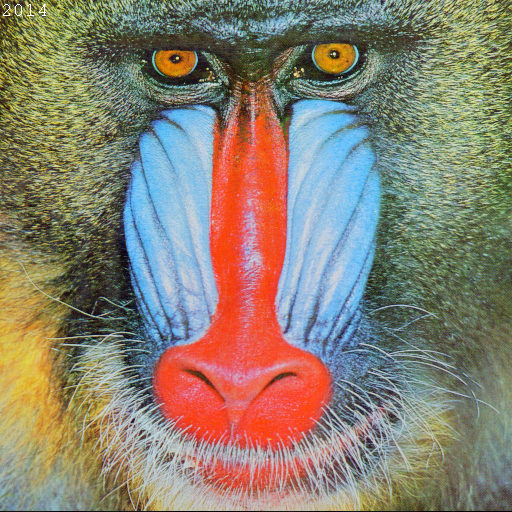
%> input picture test_images/Baboon512C_ASCII2014.ppm, 512 x 512 px
$ octave --eval "result = Exercise1c('test_images/Baboon512C_ASCII2014.ppm');"   (GNU Octave 9; MATLAB toolbox functions it lacks are replaced by stand-ins)
%> lines starting %> are read from the running program, lines starting %| are printed output that depends on the picture
function sub1=Exercise1c(path)
%> called with path = 'test_images/Baboon512C_ASCII2014.ppm'
im=imread(path);
%> im is the input picture: size 512x512x3 uint8; mean R, G, B 137.4, 128.9, 113.2
im=im2gray(im);
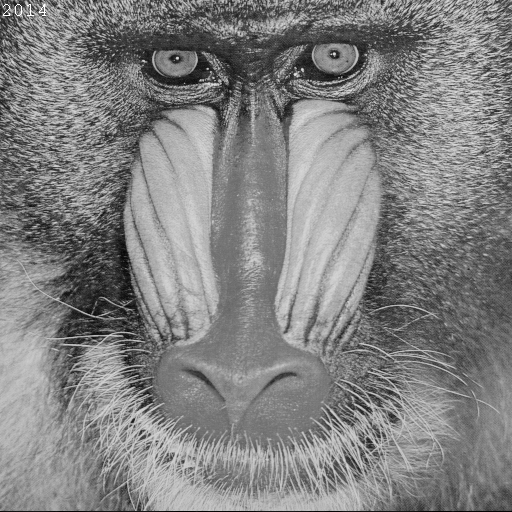
%> im: size 512x512 uint8; min 0, max 255, mean 129.7
%% subsample
sub1=im(1:1:end,1:2:end);
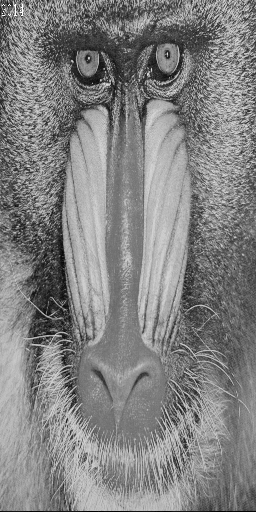
%> sub1: size 512x256 uint8; min 0, max 255, mean 129.7
sub2=im(1:2:end,1:1:end);
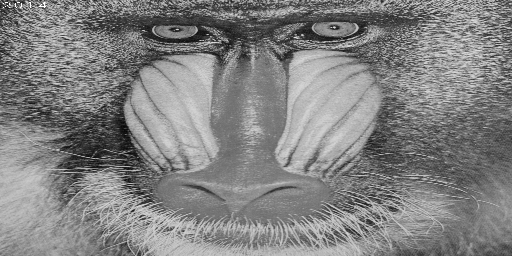
%> sub2: size 256x512 uint8; min 6, max 255, mean 129.9
sub3=im(1:2:end,1:8:end);
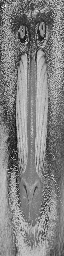
%> sub3: size 256x64 uint8; min 10, max 255, mean 130.1
sub4=im(1:4:end,1:4:end);
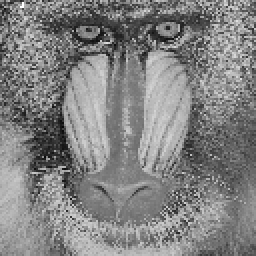
%> sub4: size 128x128 uint8 (shown 2 times larger); min 8, max 255, mean 130

subplot(2,2,1)
imshow(sub1)
title('2 horizontal')

subplot(2,2,2)
imshow(sub2)
title('2 vertical')

subplot(2,2,3)
imshow(sub3)
title('2 vertical and 8 horizontal')

subplot(2,2,4)
imshow(sub4)
title('4 vertical and 4 horizontal')
%% artifact
im2 = imread("./output/exercise1c/No_aliasing.jpg");
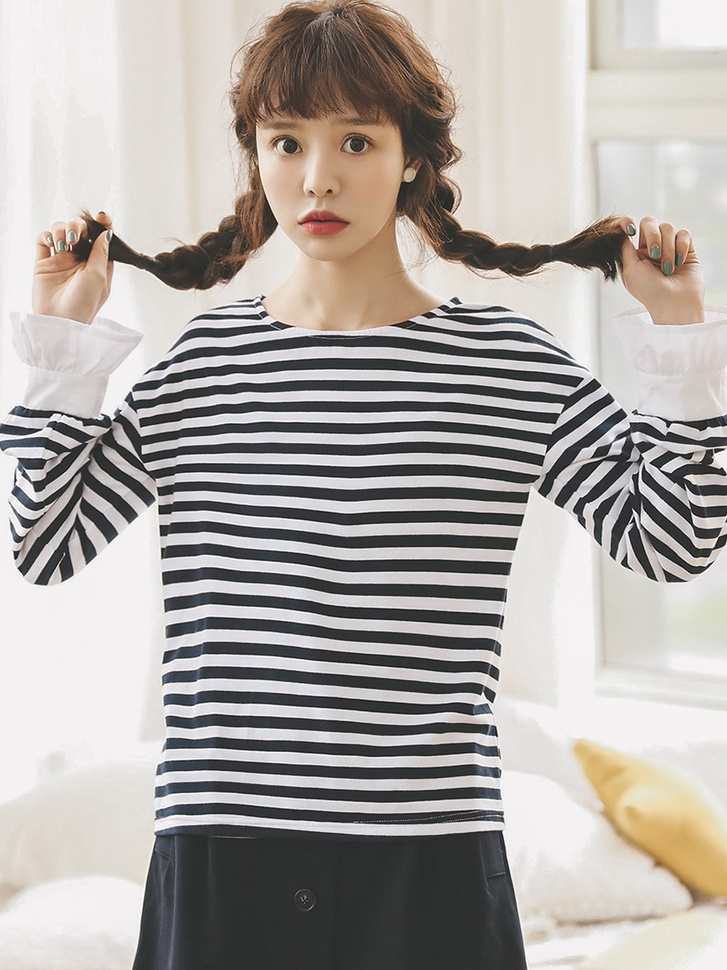
%> input picture output/exercise1c/No_aliasing.jpg, 727 x 970 px, shrunk from 900 x 1200 before the run
%> im2 is the input picture: size 970x727x3 uint8; mean R, G, B 174.2, 168.8, 164.7
im2 = im2gray(im2);
%> im2: size 970x727 uint8
sub5=im2(1:8:end, 1:8:end);
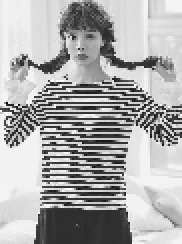
%> sub5: size 122x91 uint8 (shown 2 times larger); min 6, max 255, mean 170.2
subplot(1,2,1)
imshow(im2)
title('without aliasing')
subplot(1,2,2)
imshow(sub5)
title('aliasing')
imwrite(sub5,"./output/exercise1c/Aliasing.jpg");
end
